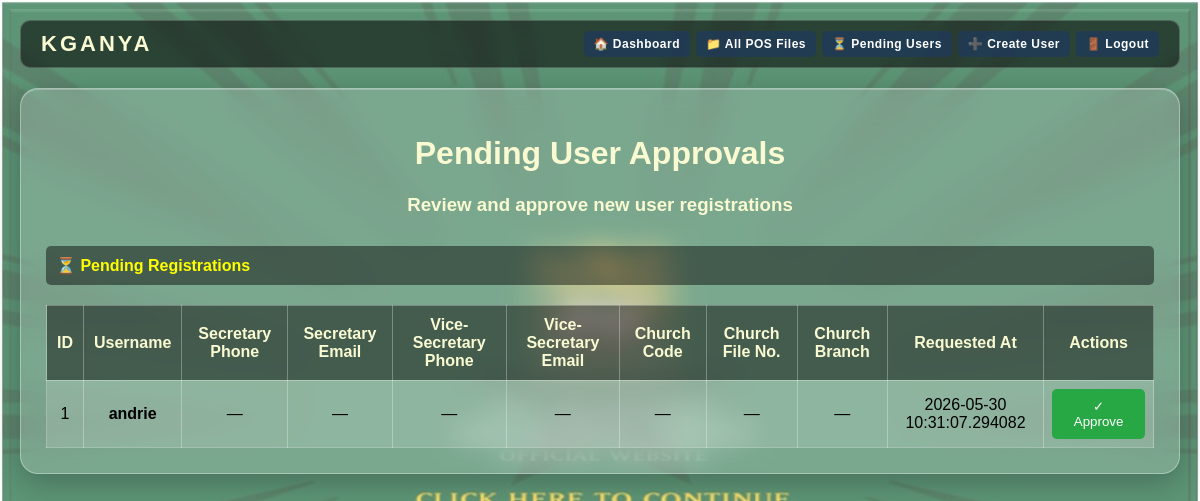
The app's page /admin/pending-users (signed in) with its own data.
### tables this page shows
CREATE TABLE pending_users (
        id INTEGER PRIMARY KEY AUTOINCREMENT,
        username TEXT UNIQUE,
        password TEXT,
        requested_at TEXT
    , secretary_phone TEXT, vice_secretary_phone TEXT, secretary_email TEXT, vice_secretary_email TEXT, church_code TEXT, church_file_number TEXT, church_branch_name TEXT);

### Digital_Proof_Of_Service.py (the view)
@app.route("/admin/pending-users")
@admin_required
def pending_users():
    conn = get_db_connection()
    cursor = conn.cursor()
    cursor.execute("SELECT * FROM pending_users ORDER BY requested_at DESC")
    users = cursor.fetchall()
    conn.close()
    return render_template("pending_users.html", users=users)

### Digital_Proof_Of_Service.py (called while the page is built)
def dict_row_factory(cursor, row):
    keys = [col[0] for col in cursor.description] if cursor.description else []
    return RowDict(row, keys)

def get_db_connection():
    conn = sqlite3.connect(DB_PATH, timeout=30)
    conn.row_factory = dict_row_factory
    return conn

def admin_required(f):
    @wraps(f)
    def decorated(*args, **kwargs):
        if session.get("role") not in ["admin", "superadmin"]:
            flash("Admin access required.", "error")
            return redirect("/login")
        return f(*args, **kwargs)
    return decorated

@app.context_processor
def inject_globals():
    return {
        'app_name': 'KGANYA',
        'app_tagline': 'Lighting The Way Through Service',
        'current_year': datetime.now().year
    }

    def __getitem__(self, key):
        idx = self._keys.index(key)
        return self._row[idx]

### templates/pending_users.html (shortened to what this page needs)
{% extends "base.html" %}
{% block navbar %}
<nav class="navbar">
    <a href="/admin" class="navbar-brand">KGANYA</a>
    <ul class="navbar-nav">
        <li><a href="/admin">🏠 Dashboard</a></li>
        <li><a href="/all-pos-files">📁 All POS Files</a></li>
        <li><a href="/admin/pending-users">⏳ Pending Users</a></li>
        <li><a href="/admin/create-user">➕ Create User</a></li>
        <li><a href="/logout">🚪 Logout</a></li>
    </ul>
</nav>
{% endblock %}
{% block content %}
<div class="container">
    <h1>Pending User Approvals</h1>
    <h3>Review and approve new user registrations</h3>
    <div class="section-title" style="font-weight: bold; color: yellow;">⏳ Pending Registrations</div>
    {% if users %}
    <div class="table-container">
        <table>
            <thead>
                <tr>
                    <th>ID</th>
                    <th>Username</th>
                    <th>Secretary Phone</th>
                    <th>Secretary Email</th>
                    <th>Vice-Secretary Phone</th>
                    <th>Vice-Secretary Email</th>
                    <th>Church Code</th>
                    <th>Church File No.</th>
                    <th>Church Branch</th>
                    <th>Requested At</th>
                    <th>Actions</th>
                </tr>
            </thead>
            <tbody>
                {% for user in users %}
                <tr>
                    <td>{{ user.id }}</td>
                    <td><strong>{{ user.username }}</strong></td>
                    <td>{{ user.secretary_phone or '—' }}</td>
                    <td>{{ user.secretary_email or '—' }}</td>
                    <td>{{ user.vice_secretary_phone or '—' }}</td>
                    <td>{{ user.vice_secretary_email or '—' }}</td>
                    <td>{{ user.church_code or '—' }}</td>
                    <td>{{ user.church_file_number or '—' }}</td>
                    <td>{{ user.church_branch_name or '—' }}</td>
                    <td>{{ user.requested_at }}</td>
                    <td><a href="/admin/approve-user/{{ user.id }}"><button style="margin-top:0; background-color: #28a745;">✓ Approve</button></a></td>
                </tr>
                {% endfor %}
            </tbody>
        </table>
    </div>
    {% else %}
    <p style="color: white; text-align: center; padding: 40px;">No pending users. All registration requests have been processed.</p>
    {% endif %}
</div>
{% endblock %}

### records on screen
pending_users: id "1", username "andrie", secretary_phone "—", secretary_email "—", vice_secretary_phone "—", vice_secretary_email "—", church_code "—", church_file_number "—", church_branch_name "—", requested_at "2026-05-30 10:31:07.294082"
